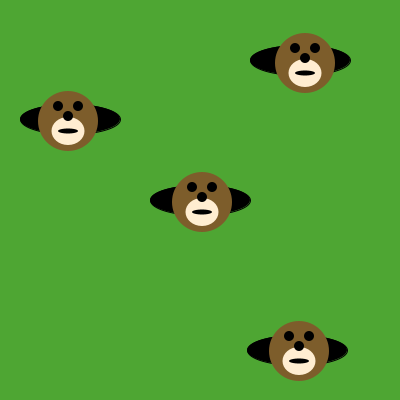
Frame 1 (no input)
Frame 60 (the mouse pressed at the canvas centre just before this capture): identical to frame 1, image omitted
Frame 120 (the mouse held since frame 60 and released just before this capture): identical to frame 1, image omitted

The Processing sketch that drew this single still picture (run headless with seeded random() and noise(); from frame 60 on, the mouse is pressed at the canvas centre):

// Processing sketch: moleinahole
// ── moleinahole.pde
void draw() {
  /* Use the method below to put moles in the holes. */


  
}


void drawMole(int moleX, int moleY) {
  noStroke();
  fill(125, 93, 43);
  ellipse(moleX, moleY, 60, 60); // face
  fill(255, 237, 209);
  ellipse(moleX, moleY+10, 33, 28); 
  fill(0, 0, 0);
  ellipse(moleX-10, moleY-15, 10, 10); // eyes
  ellipse(moleX+10, moleY-15, 10, 10);
  ellipse(moleX, moleY-5, 10, 10); // nose
  ellipse(moleX, moleY+10, 20, 5); // mouth
}

void setup() {


  size(400, 400);
  background(78, 166, 51); // green grass
  fill(0, 0, 0);
  ellipse(200, 200, 100, 30); // holes!
  ellipse(70, 119, 100, 30);
  ellipse(300, 60, 100, 30);
  ellipse(297, 350, 100, 30);
  drawMole(68, 121);
drawMole(305, 63);
drawMole(202, 202);
drawMole(299, 351);
}
